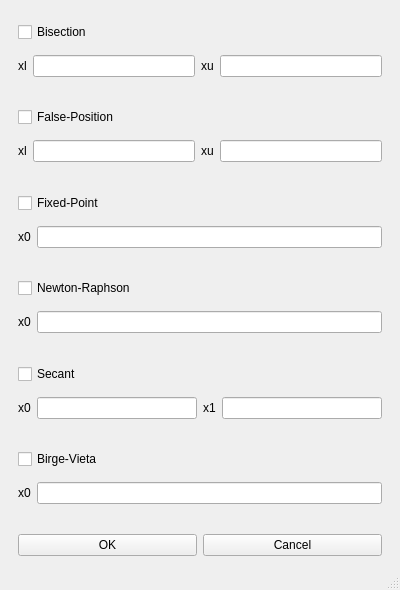
<?xml version="1.0" encoding="UTF-8"?>
<ui version="4.0">
    <class>MainWindow</class>
    <widget class="QMainWindow" name="MainWindow">
        <property name="geometry">
            <rect>
                <x>0</x>
                <y>0</y>
                <width>400</width>
                <height>590</height>
            </rect>
        </property>
        <property name="minimumSize">
            <size>
                <width>400</width>
                <height>590</height>
            </size>
        </property>
        <property name="maximumSize">
            <size>
                <width>400</width>
                <height>590</height>
            </size>
        </property>
        <property name="windowTitle">
            <string>Methods</string>
        </property>
        <widget class="QWidget" name="centralwidget">
            <layout class="QVBoxLayout" name="verticalLayout">
                <item>
                    <widget class="QWidget" name="widget" native="true">
                        <layout class="QVBoxLayout" name="verticalLayout_2">
                            <property name="bottomMargin">
                                <number>0</number>
                            </property>
                            <item>
                                <widget class="QCheckBox" name="bisectionCheckBox">
                                    <property name="text">
                                        <string>Bisection</string>
                                    </property>
                                </widget>
                            </item>
                        </layout>
                    </widget>
                </item>
                <item>
                    <widget class="QWidget" name="widget_2" native="true">
                        <layout class="QHBoxLayout" name="horizontalLayout_2">
                            <property name="topMargin">
                                <number>0</number>
                            </property>
                            <item>
                                <widget class="QLabel" name="label_2">
                                    <property name="text">
                                        <string>xl</string>
                                    </property>
                                </widget>
                            </item>
                            <item>
                                <widget class="QLineEdit" name="bisectionXlField"/>
                            </item>
                            <item>
                                <widget class="QLabel" name="label">
                                    <property name="text">
                                        <string>xu</string>
                                    </property>
                                </widget>
                            </item>
                            <item>
                                <widget class="QLineEdit" name="bisectionXuField"/>
                            </item>
                        </layout>
                        <zorder>label</zorder>
                        <zorder>bisectionXuField</zorder>
                        <zorder>label_2</zorder>
                        <zorder>bisectionXlField</zorder>
                    </widget>
                </item>
                <item>
                    <widget class="QWidget" name="widget_3" native="true">
                        <layout class="QVBoxLayout" name="verticalLayout_3">
                            <property name="bottomMargin">
                                <number>0</number>
                            </property>
                            <item>
                                <widget class="QCheckBox" name="falsePositionCheckBox">
                                    <property name="text">
                                        <string>False-Position</string>
                                    </property>
                                </widget>
                            </item>
                        </layout>
                    </widget>
                </item>
                <item>
                    <widget class="QWidget" name="widget_4" native="true">
                        <layout class="QHBoxLayout" name="horizontalLayout">
                            <property name="topMargin">
                                <number>0</number>
                            </property>
                            <item>
                                <widget class="QLabel" name="label_4">
                                    <property name="text">
                                        <string>xl</string>
                                    </property>
                                </widget>
                            </item>
                            <item>
                                <widget class="QLineEdit" name="falsePositionXlField"/>
                            </item>
                            <item>
                                <widget class="QLabel" name="label_3">
                                    <property name="text">
                                        <string>xu</string>
                                    </property>
                                </widget>
                            </item>
                            <item>
                                <widget class="QLineEdit" name="falsePositionXuField"/>
                            </item>
                        </layout>
                    </widget>
                </item>
                <item>
                    <widget class="QWidget" name="widget_5" native="true">
                        <layout class="QVBoxLayout" name="verticalLayout_4">
                            <property name="bottomMargin">
                                <number>0</number>
                            </property>
                            <item>
                                <widget class="QCheckBox" name="fixedPointCheckBox">
                                    <property name="text">
                                        <string>Fixed-Point</string>
                                    </property>
                                </widget>
                            </item>
                        </layout>
                    </widget>
                </item>
                <item>
                    <widget class="QWidget" name="widget_6" native="true">
                        <layout class="QHBoxLayout" name="horizontalLayout_3">
                            <property name="topMargin">
                                <number>0</number>
                            </property>
                            <item>
                                <widget class="QLabel" name="label_5">
                                    <property name="text">
                                        <string>x0</string>
                                    </property>
                                </widget>
                            </item>
                            <item>
                                <widget class="QLineEdit" name="fixedPointX0Field"/>
                            </item>
                        </layout>
                    </widget>
                </item>
                <item>
                    <widget class="QWidget" name="widget_7" native="true">
                        <layout class="QVBoxLayout" name="verticalLayout_5">
                            <property name="bottomMargin">
                                <number>0</number>
                            </property>
                            <item>
                                <widget class="QCheckBox" name="newtonRaphsonCheckBox">
                                    <property name="text">
                                        <string>Newton-Raphson</string>
                                    </property>
                                </widget>
                            </item>
                        </layout>
                    </widget>
                </item>
                <item>
                    <widget class="QWidget" name="widget_8" native="true">
                        <layout class="QHBoxLayout" name="horizontalLayout_4">
                            <property name="topMargin">
                                <number>0</number>
                            </property>
                            <item>
                                <widget class="QLabel" name="label_6">
                                    <property name="text">
                                        <string>x0</string>
                                    </property>
                                </widget>
                            </item>
                            <item>
                                <widget class="QLineEdit" name="newtonRaphsonX0Field"/>
                            </item>
                        </layout>
                    </widget>
                </item>
                <item>
                    <widget class="QWidget" name="widget_9" native="true">
                        <layout class="QVBoxLayout" name="verticalLayout_6">
                            <property name="bottomMargin">
                                <number>0</number>
                            </property>
                            <item>
                                <widget class="QCheckBox" name="secantCheckBox">
                                    <property name="text">
                                        <string>Secant</string>
                                    </property>
                                </widget>
                            </item>
                        </layout>
                    </widget>
                </item>
                <item>
                    <widget class="QWidget" name="widget_10" native="true">
                        <layout class="QHBoxLayout" name="horizontalLayout_5">
                            <property name="topMargin">
                                <number>0</number>
                            </property>
                            <item>
                                <widget class="QLabel" name="label_8">
                                    <property name="text">
                                        <string>x0</string>
                                    </property>
                                </widget>
                            </item>
                            <item>
                                <widget class="QLineEdit" name="secantX0Field"/>
                            </item>
                            <item>
                                <widget class="QLabel" name="label_7">
                                    <property name="text">
                                        <string>x1</string>
                                    </property>
                                </widget>
                            </item>
                            <item>
                                <widget class="QLineEdit" name="secantX1Field"/>
                            </item>
                        </layout>
                    </widget>
                </item>
                <item>
                    <widget class="QWidget" name="widget_11" native="true">
                        <layout class="QVBoxLayout" name="verticalLayout_7">
                            <property name="bottomMargin">
                                <number>0</number>
                            </property>
                            <item>
                                <widget class="QCheckBox" name="birgeVietaCheckBox">
                                    <property name="text">
                                        <string>Birge-Vieta</string>
                                    </property>
                                </widget>
                            </item>
                        </layout>
                    </widget>
                </item>
                <item>
                    <widget class="QWidget" name="widget_12" native="true">
                        <layout class="QHBoxLayout" name="horizontalLayout_6">
                            <property name="topMargin">
                                <number>0</number>
                            </property>
                            <item>
                                <widget class="QLabel" name="label_9">
                                    <property name="text">
                                        <string>x0</string>
                                    </property>
                                </widget>
                            </item>
                            <item>
                                <widget class="QLineEdit" name="birgeVietaX0Field"/>
                            </item>
                        </layout>
                    </widget>
                </item>
                <item>
                    <widget class="QWidget" name="widget_13" native="true">
                        <layout class="QHBoxLayout" name="horizontalLayout_7">
                            <property name="bottomMargin">
                                <number>0</number>
                            </property>
                            <item>
                                <widget class="QPushButton" name="okButton">
                                    <property name="text">
                                        <string>OK</string>
                                    </property>
                                </widget>
                            </item>
                            <item>
                                <widget class="QPushButton" name="cancelButton">
                                    <property name="text">
                                        <string>Cancel</string>
                                    </property>
                                </widget>
                            </item>
                        </layout>
                    </widget>
                </item>
            </layout>
        </widget>
        <widget class="QMenuBar" name="menubar">
            <property name="geometry">
                <rect>
                    <x>0</x>
                    <y>0</y>
                    <width>400</width>
                    <height>22</height>
                </rect>
            </property>
        </widget>
        <widget class="QStatusBar" name="statusbar"/>
    </widget>
    <resources/>
    <connections/>
</ui>
